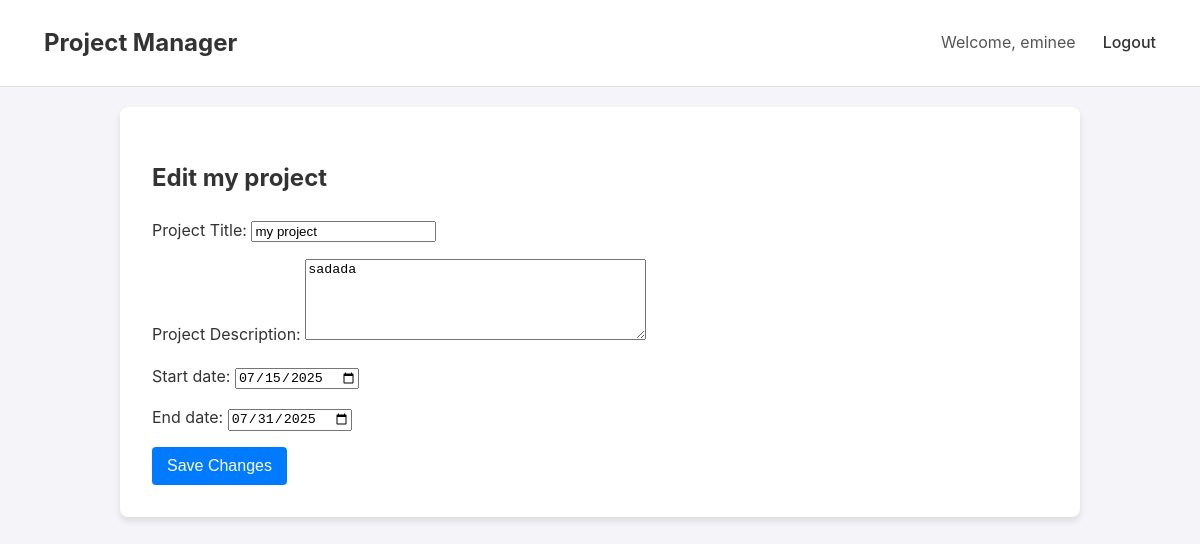
Screenshot of /projects/projects/8/update/ (signed in) with the database file from the repository.
### projects/models.py (models this page shows, shortened)
class Project(models.Model):
    name = models.CharField(max_length=100)
    description = models.TextField()
    start_date = models.DateField()
    end_date = models.DateField(null=True, blank=True)
    created_at = models.DateTimeField(auto_now_add=True)
    updated_at = models.DateTimeField(auto_now=True)
    members= models.ManyToManyField('auth.User', through='ProjectMembership', related_name='projects')
    comments = models.ForeignKey('Comment',  related_name='project_comments', on_delete=models.DO_NOTHING, null=True, blank=True)

### projects/views.py (the view, shortened to what this page needs)
# urls.py: path('projects/<int:pk>/update/', ProjectUpdateView.as_view(), name='project-update'),
class ProjectUpdateView(LoginRequiredMixin, UpdateView):
    model = Project
    form_class = ProjectForm
    template_name = 'projects/project_form.html'
    required_roles = ['Owner', 'Editor']

### projects/forms.py
class ProjectForm(forms.ModelForm):
    class Meta:
        model = Project
        fields = ['name', 'description', 'start_date', 'end_date']
        widgets = {
            'name': forms.TextInput(attrs={
                'class': 'form-control',
                'placeholder': 'Enter the project title'
            }),
            'description': forms.Textarea(attrs={
                'class': 'form-control',
                'rows': 5, # Make the text area a bit taller
                'placeholder': 'Provide a detailed description of the project'
            }),
            'start_date': forms.DateInput(
                attrs={'type': 'date', 'class': 'form-control'}
            ),
            'end_date': forms.DateInput(
                attrs={'type': 'date', 'class': 'form-control'}
            ),
        }
        labels = {
            'name': 'Project Title',
            'description': 'Project Description',
        }

### projects/templates/projects/project_form.html (shortened to what this page needs)
{% extends "base.html" %}  {% block content %}
<h2>
  {% if form.instance.pk %}Edit {{ form.instance.name }}{% else %}Create a New
  Project{% endif %}
</h2>
<form method="post">
  {% csrf_token %} {{ form.as_p }}
  <button type="submit">
    {% if form.instance.pk %}Save Changes{% else %}Create Project{% endif %}
  </button>
</form>
{% endblock %}

### projects/templates/base.html (shortened to what this page needs)
{% load static %}
<!DOCTYPE html>
<html lang="en">
<head>
</head>
<body hx-headers='{"X-CSRFTOKEN": "{{ csrf_token }}"}'>
    <nav>
        <a href="/" class="brand">Project Manager</a>
        <div class="user-info">
            {% if user.is_authenticated %}
                <span>Welcome, {{ user.username }}</span>
                <a href="{% url 'logout' %}">Logout</a>
            {% else %}
                <a href="{% url 'login' %}">Login</a>
                <a href="{% url 'signup' %}">Sign Up</a>
            {% endif %}
        </div>
    </nav>
    <main class="container">
        <div class="card">
            {% block content %}
            {% endblock %}
        </div>
    </main>
</body>
</html>

### projects/templates/base.html (style rules this page uses)
body { font-family: -apple-system, BlinkMacSystemFont, "Segoe UI", Roboto, Helvetica, Arial, sans-serif; line-height: 1.6; background-color: #f4f4f9; color: #333; margin: 0; padding: 0; }
.container { max-width: 960px; margin: 20px auto; padding: 0 20px; }
nav { background-color: #fff; padding: 1rem 2rem; border-bottom: 1px solid #ddd; display: flex; justify-content: space-between; align-items: center; }
nav a { color: #333; text-decoration: none; font-weight: 500; padding: 0.5rem 0.75rem; }
nav .brand { font-size: 1.5rem; font-weight: bold; }
nav .user-info { display: flex; align-items: center; }
nav .user-info span { margin-right: 15px; color: #555; }
.card { background-color: #fff; padding: 2rem; border-radius: 8px; box-shadow: 0 4px 6px rgba(0,0,0,0.1); }
button { background-color: #007bff; color: white; padding: 10px 15px; border: none; border-radius: 4px; cursor: pointer; font-size: 1rem; }

### rows the page displays
Project: instance.name "my project", name "my project", description "sadada", start_date "07/15/2025", end_date "07/31/2025"

### other values shown
{{ user.username }} "eminee"
